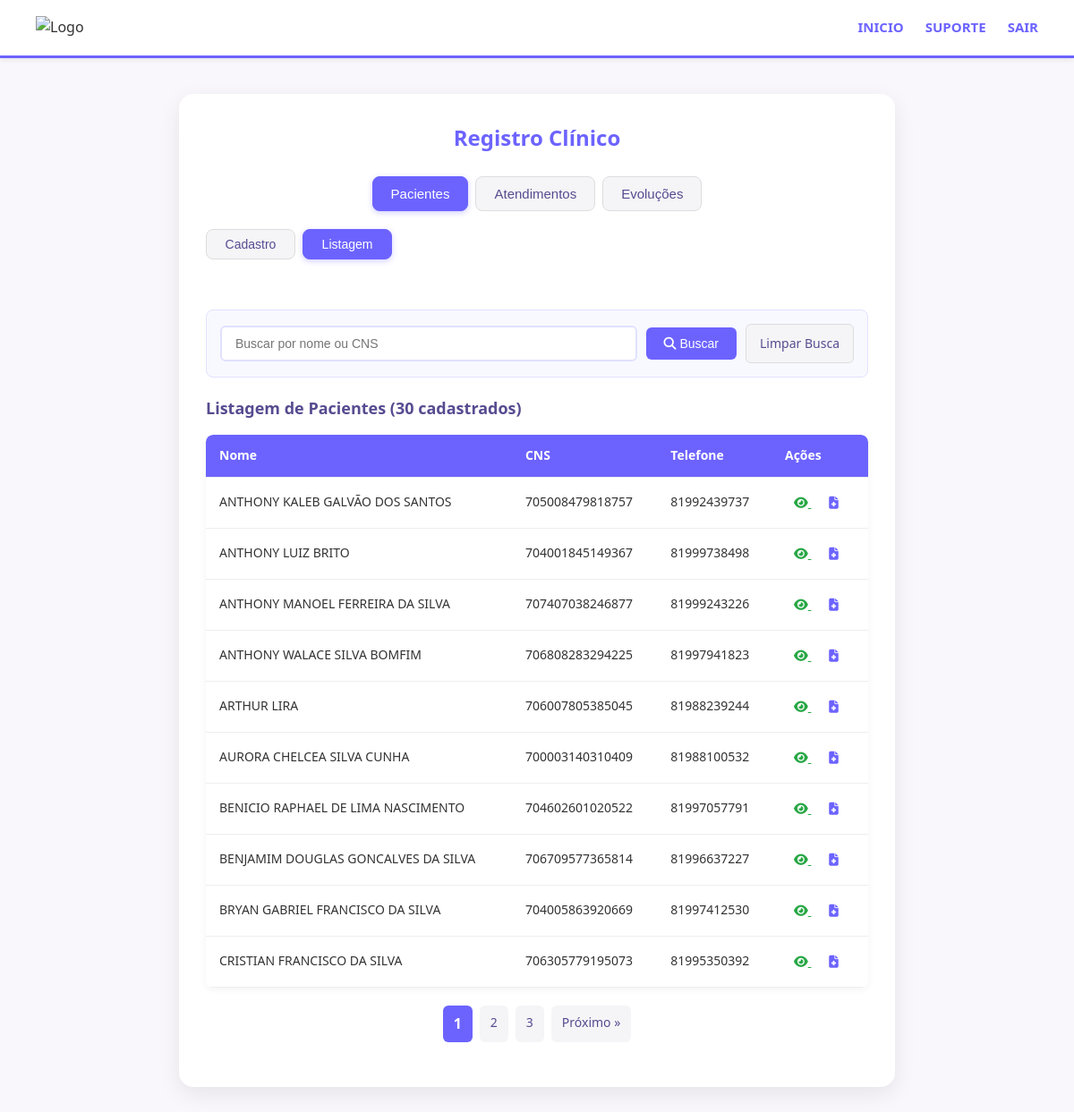
/app/r_clinico/pcnt/ (signed in), run on the app's committed database.
### tables this page shows
CREATE TABLE `paciente` (
  `id` int NOT NULL AUTO_INCREMENT,
  `cns` char(15) DEFAULT NULL COMMENT 'Cartão Nacional de Saúde (opcional se tiver CPF)',
  `nome` varchar(100) NOT NULL COMMENT 'Nome completo do paciente',
  `data_nascimento` date NOT NULL COMMENT 'Data de nascimento',
  `sexo` char(1) NOT NULL COMMENT 'Sexo (M/F)',
  `raca_cor` char(2) DEFAULT NULL COMMENT 'Raça/cor (01-06 conforme tabela)',
  `etnia` char(4) DEFAULT NULL COMMENT 'Código de etnia (se raça=05)',
  `nacionalidade` char(3) DEFAULT NULL COMMENT 'Código de nacionalidade',
  `cep` char(8) DEFAULT NULL COMMENT 'CEP do endereço',
  `endereco` varchar(100) DEFAULT NULL COMMENT 'Nome do logradouro',
  `numero` varchar(10) DEFAULT NULL COMMENT 'Número do endereço',
  `complemento` varchar(20) DEFAULT NULL COMMENT 'Complemento do endereço',
  `bairro` varchar(50) DEFAULT NULL COMMENT 'Bairro',
  `municipio_ibge` char(6) DEFAULT NULL COMMENT 'Código IBGE do município',
  `telefone` char(11) DEFAULT NULL COMMENT 'Telefone com DDD',
  `email` varchar(50) DEFAULT NULL COMMENT 'E-mail',
  `cpf` char(11) DEFAULT NULL COMMENT 'CPF (opcional se tiver CNS)',
  `situacao_rua` char(1) DEFAULT NULL COMMENT 'Situação de rua (S/N)',
  `data_cadastro` timestamp NULL DEFAULT CURRENT_TIMESTAMP COMMENT 'Data do cadastro',
  `data_atualizacao` timestamp NULL DEFAULT CURRENT_TIMESTAMP ON UPDATE CURRENT_TIMESTAMP COMMENT 'Última atualização',
  `codigo_logradouro` varchar(45) DEFAULT '1',
  PRIMARY KEY (`id`)
);

### app/r_clinico/pcnt/classes/conteudo.r_clinico.pcnt.class.php (the view, shortened to what the rows shown need)
<?php
include_once "paciente.class.php";
class ConteudoRClinicoPCNT
{
    private $paciente;
    private $paciente_id;
    public function __construct($paciente_id = null)
    {
        $this->paciente = new Paciente();
        $this->paciente_id = $paciente_id;
    }
    public function render()
    {
$html = <<<HTML
            <!DOCTYPE html>
            <html lang="pt-BR">
            <head>
                <meta charset="UTF-8">
                <meta name="viewport" content="width=device-width, initial-scale=1.0">
                <title>Registro Clínico - Pacientes</title>
                <link rel="stylesheet" href="./src/style.css">
                <link rel="stylesheet" href="https://cdnjs.cloudflare.com/ajax/libs/font-awesome/6.6.0/css/all.min.css  ">
            </head>
HTML;
        $body = $this->renderBody();
        $html .= $body;
        $html .= <<<HTML
            <script src="./src/script.js"></script>
            <script src="https://cdnjs.cloudflare.com/ajax/libs/jquery/3.6.0/jquery.min.js  "></script>
            <script src="https://cdnjs.cloudflare.com/ajax/libs/jquery.mask/1.14.16/jquery.mask.min.js  "></script>
        </body>
        </html>
HTML;
        return $html;
    }
    private function renderBody()
    {
        $resultado = null;
        $pacienteBuscado = null;
$html = <<<HTML
            <body>
                <header>
                    <div class="logo">
                        <img src="#" alt="Logo">
                    </div>
                    <nav>
                        <ul>
                            <li><a href="../../">INICIO</a></li>
                            <li><a href="#">SUPORTE</a></li>
                            <li><a href="?sair">SAIR</a></li>
                        </ul>
                    </nav>
                </header>
                <section class="simple-box">
                    <h2>Registro Clínico</h2>
                    <div class="tabs" id="main-tabs">
                        <button class="tab-btn active" onclick="redirectToTab('pacientes')">Pacientes</button>
                        <button class="tab-btn" onclick="redirectToTab('atendimentos')">Atendimentos</button>
                        <button class="tab-btn" onclick="redirectToTab('evolucoes')">Evoluções</button>
                    </div>
                    <div id="sub-tabs">
                        <div class="sub-tabs" id="sub-pacientes">
                            <button class="tab-btn" data-main="pacientes" data-sub="cadastro" onclick="showSubTab('pacientes', 'cadastro', this)">Cadastro</button>
                            <button class="tab-btn active" data-main="pacientes" data-sub="documentos" onclick="showSubTab('pacientes', 'documentos', this)">Listagem</button>
HTML;
$html .= <<<HTML
                            </div>
                        </div>
                        <div id="tab-content">
                            <div id="pacientes-cadastro" class="tab-content" style="display:none;">
                                {$this->getFormularioCadastro($resultado)}
                            </div>
                            <div id="pacientes-documentos" class="tab-content active">
                                {$this->getListagemPacientes($resultado, $pacienteBuscado)}
                            </div>
                            <div id="pacientes-historico" class="tab-content" style="display:none;">
HTML;
            if ($this->paciente_id) {
                $html .= $this->getHistoricoEvolucoesPorPaciente($this->paciente_id);
            } else {
                $html .= '<div class="form-message error">Paciente não especificado para exibir histórico.</div>';
            }
$html .= <<<HTML
                        </div>
                        <div id="pacientes-edicao" class="tab-content" style="display:none;">
                            {$this->getFormularioEdicao($resultado)}
                        </div>
                    </div>
                </section>
                <div id="modal-exclusao" class="modal" style="display:none;">
                    <div class="modal-content">
                        <div class="modal-header">
                            <h3>Confirmar Exclusão</h3>
                            <span class="close-modal" onclick="fecharModal()">&times;</span>
                        </div>
                        <div class="modal-body">
                            <p>Tem certeza que deseja excluir este paciente?</p>
                            <p><strong>Esta ação não pode ser desfeita.</strong></p>
                        </div>
                        <div class="modal-footer">
                            <button class="btn-cancel" onclick="fecharModal()">Cancelar</button>
                            <button class="btn-delete" id="confirmar-exclusao">Excluir</button>
                        </div>
                    </div>
                </div>
                <script src="./src/script.js"></script>
                <script src="https://cdnjs.cloudflare.com/ajax/libs/jquery/3.6.0/jquery.min.js  "></script>
                <script src="https://cdnjs.cloudflare.com/ajax/libs/jquery.mask/1.14.16/jquery.mask.min.js  "></script>
            </body>
HTML;
        return $html;
    }
    private function getListagemPacientes($resultado = null, $pacienteBuscado = null)
    {
        $mensagens = '';
        $termoBusca = $_GET['busca'] ?? '';
        $formularioBusca = '';
        $tabelaPacientes = '';
        $controls = '';
        if ($pacienteBuscado) {
            $dataNasc = date('d/m/Y', strtotime($pacienteBuscado['data_nascimento']));
            $tabelaPacientes = '
            <div class="table-container">
                <div class="paciente-detalhe">
                    <h3>Dados do Paciente Encontrado</h3>
                    <div class="paciente-info">
                        <p><strong>ID:</strong> ' . htmlspecialchars($pacienteBuscado['id']) . '</p>
                        <p><strong>Nome:</strong> ' . htmlspecialchars($pacienteBuscado['nome']) . '</p>
                        <p><strong>CNS:</strong> ' . (!empty($pacienteBuscado['cns']) ? htmlspecialchars($pacienteBuscado['cns']) : '-') . '</p>
                        <p><strong>Data de Nascimento:</strong> ' . $dataNasc . '</p>
                        <p><strong>Sexo:</strong> ' . ($pacienteBuscado['sexo'] == 'M' ? 'Masculino' : 'Feminino') . '</p>
                        <p><strong>Telefone:</strong> ' . (!empty($pacienteBuscado['telefone']) ? htmlspecialchars($pacienteBuscado['telefone']) : '-') . '</p>
                        <p><strong>Email:</strong> ' . (!empty($pacienteBuscado['email']) ? htmlspecialchars($pacienteBuscado['email']) : '-') . '</p>
                        <p><strong>Endereço:</strong> ' . htmlspecialchars($pacienteBuscado['endereco'] . ', ' . $pacienteBuscado['numero'] . (!empty($pacienteBuscado['complemento']) ? ' - ' . $pacienteBuscado['complemento'] : '')) . '</p>
                        <p><strong>Bairro:</strong> ' . htmlspecialchars($pacienteBuscado['bairro']) . '</p>
                        <p><strong>CEP:</strong> ' . (!empty($pacienteBuscado['cep']) ? htmlspecialchars($pacienteBuscado['cep']) : '-') . '</p>
                        <p><strong>Raça/Cor:</strong> ' . $this->getDescricaoRacaCor($pacienteBuscado['raca_cor']) . '</p>
                        <p><strong>Nacionalidade:</strong> ' . $this->getDescricaoNacionalidade($pacienteBuscado['nacionalidade']) . '</p>
                        <p><strong>Situação de Rua:</strong> ' . ($pacienteBuscado['situacao_rua'] == 'S' ? 'Sim' : 'Não') . '</p>
                    </div>
                    <div class="paciente-actions">
                        <button class="btn-edit" onclick="editarPaciente(' . $pacienteBuscado['id'] . ')" title="Editar">
                            <i class="fas fa-edit"></i> Editar
                        </button>
                        <button class="btn-delete" onclick="confirmarExclusao(' . $pacienteBuscado['id'] . ')">
                            <i class="fas fa-trash"></i> Excluir
                        </button>
                        <button class="btn-evolucao" onclick="abrirEvolucao(' . $pacienteBuscado['id'] . ')">
                            <i class="fas fa-file-medical"></i> Evolução
                        </button>
                        <button class="btn-historico" onclick="showSubTab(\'pacientes\', \'historico\', this)">
                            <i class="fas fa-history"></i> Histórico
                        </button>
                        <a href="?sub=documentos" class="btn-clear">
                            <i class="fas fa-arrow-left"></i> Voltar
                        </a>
                    </div>
                </div>
            </div>';
        } else {
            $pagina = isset($_GET['pagina']) && is_numeric($_GET['pagina']) ? (int)$_GET['pagina'] : 1;
            $porPagina = 10;
            $pacientes = $this->paciente->buscarPorTermoPaginado($termoBusca, $pagina, $porPagina);
            $totalPacientes = $this->paciente->getTotalPacientes($termoBusca);
            $totalPaginas = ceil($totalPacientes / $porPagina);
            $formularioBusca = '
            <div class="search-bar">
                <form method="GET" class="search-form">
                    <input type="hidden" name="sub" value="documentos">
                    <input type="text" name="busca" placeholder="Buscar por nome ou CNS"
                        value="' . htmlspecialchars($termoBusca) . '" maxlength="100">
                    <button type="submit" class="btn-search">
                        <i class="fas fa-search"></i> Buscar
                    </button>
                    <a href="?sub=documentos" class="btn-clear">Limpar Busca</a>
                </form>
            </div>';
            if (!empty($pacientes)) {
                $tabelaPacientes = '
                <div class="table-container">
                    <table class="pacientes-table">
                        <thead>
                            <tr>
                                <th>Nome</th>
                                <th>CNS</th>
                                <th>Telefone</th>
                                <th>Ações</th>
                            </tr>
                        </thead>
                        <tbody>';
                foreach ($pacientes as $paciente) {
                    $tabelaPacientes .= '
                        <tr>
                            <td>' . htmlspecialchars($paciente['nome']) . '</td>
                            <td>' . (!empty($paciente['cns']) ? htmlspecialchars($paciente['cns']) : '-') . '</td>
                            <td>' . (!empty($paciente['telefone']) ? htmlspecialchars($paciente['telefone']) : '-') . '</td>
                            <td>
                                <a href="?id=' . $paciente['id'] . '&sub=documentos" class="btn-view" title="Visualizar">
                                    <i class="fas fa-eye"></i>
                                </a>
                                <button class="btn-edit" onclick="abrirEvolucao(' . $paciente['id'] . ')" title="Evolucao">
                                    <i class="fas fa-file-medical"></i>
                                </button>
                            </td>
                        </tr>';
                }
                $tabelaPacientes .= '
                        </tbody>
                    </table>
                </div>
                <div class="table-actions">
                    <button class="btn-delete-multiple" onclick="excluirSelecionados()" id="btn-excluir-selecionados" style="display:none;">
                        <i class="fas fa-trash"></i> Excluir Selecionados
                    </button>
                </div>';
                if ($totalPaginas > 1) {
                    $controls = '<div class="pagination-controls">';
                    for ($i = max(1, $pagina - 2); $i <= min($totalPaginas, $pagina + 2); $i++) {
                        if ($i == $pagina) {
                            $controls .= '<span class="pagination-current">' . $i . '</span>';
                        } else {
                            $controls .= '<a href="?sub=documentos' . (!empty($termoBusca) ? '&busca=' . urlencode($termoBusca) : '') . '&pagina=' . $i . '" class="btn-pagination">' . $i . '</a>';
                        }
                    }
                    if ($pagina < $totalPaginas) {
                        $next = $pagina + 1;
                        $controls .= '<a href="?sub=documentos' . (!empty($termoBusca) ? '&busca=' . urlencode($termoBusca) : '') . '&pagina=' . $next . '" class="btn-pagination">Próximo &raquo;</a>';
                    }
                    $controls .= '</div>';
                }
            } else {
                $tabelaPacientes = '<div class="no-data">Nenhum paciente encontrado.</div>';
            }
        }
        $total = $pacienteBuscado ? 1 : $totalPacientes ?? 0;
        return '
        <div class="listagem-container">
            ' . $mensagens . '
            ' . $formularioBusca . '
            <div class="table-header">
                <h3>' . ($pacienteBuscado ? 'Detalhes do Paciente' : 'Listagem de Pacientes (' . $total . ' cadastrado' . ($total != 1 ? 's' : '') . ')') . '</h3>
            </div>
            ' . $tabelaPacientes . '
            ' . $controls . '
        </div>';
    }
    private function getFormularioEdicao($resultado = null)
    {
        $id = isset($_GET['id']) ? (int)$_GET['id'] : 0;
        if ($id <= 0) {
            return '<div class="form-message error">ID do paciente não informado.</div>';
        }
    }
}
?>

### data on the page
paciente: nome "ANTHONY KALEB GALVÃO DOS SANTOS", cns "705008479818757", telefone "81992439737"
paciente: nome "ANTHONY LUIZ BRITO", cns "704001845149367", telefone "81999738498"
paciente: nome "ANTHONY MANOEL FERREIRA DA SILVA", cns "707407038246877", telefone "81999243226"
paciente: nome "ANTHONY WALACE SILVA BOMFIM", cns "706808283294225", telefone "81997941823"
paciente: nome "ARTHUR LIRA", cns "706007805385045", telefone "81988239244"
paciente: nome "AURORA CHELCEA SILVA CUNHA", cns "700003140310409", telefone "81988100532"
paciente: nome "BENICIO RAPHAEL DE LIMA NASCIMENTO", cns "704602601020522", telefone "81997057791"
paciente: nome "BENJAMIM DOUGLAS GONCALVES DA SILVA", cns "706709577365814", telefone "81996637227"
paciente: nome "BRYAN GABRIEL FRANCISCO DA SILVA", cns "704005863920669", telefone "81997412530"
paciente: nome "CRISTIAN FRANCISCO DA SILVA", cns "706305779195073", telefone "81995350392"

### other printed values
$total "30"
